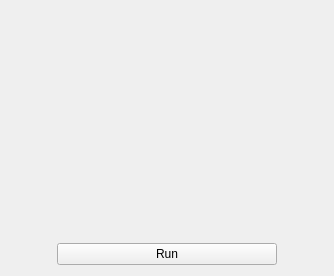
<?xml version="1.0" encoding="UTF-8"?>
<ui version="4.0">
 <class>GeodesicTrainingGUI</class>
 <widget class="QWidget" name="GeodesicTrainingGUI">
  <property name="geometry">
   <rect>
    <x>0</x>
    <y>0</y>
    <width>334</width>
    <height>276</height>
   </rect>
  </property>
  <property name="sizePolicy">
   <sizepolicy hsizetype="Fixed" vsizetype="Expanding">
    <horstretch>0</horstretch>
    <verstretch>0</verstretch>
   </sizepolicy>
  </property>
  <property name="minimumSize">
   <size>
    <width>250</width>
    <height>0</height>
   </size>
  </property>
  <property name="windowTitle">
   <string>Form</string>
  </property>
  <layout class="QVBoxLayout" name="verticalLayout">
   <item alignment="Qt::AlignHCenter|Qt::AlignTop">
    <widget class="QWidget" name="mitkDrawingToolContainer" native="true">
     <property name="sizePolicy">
      <sizepolicy hsizetype="Fixed" vsizetype="Expanding">
       <horstretch>0</horstretch>
       <verstretch>0</verstretch>
      </sizepolicy>
     </property>
     <property name="minimumSize">
      <size>
       <width>240</width>
       <height>0</height>
      </size>
     </property>
     <layout class="QVBoxLayout" name="verticalLayout_3"/>
    </widget>
   </item>
   <item>
    <spacer name="verticalSpacer">
     <property name="orientation">
      <enum>Qt::Vertical</enum>
     </property>
     <property name="sizeHint" stdset="0">
      <size>
       <width>20</width>
       <height>40</height>
      </size>
     </property>
    </spacer>
   </item>
   <item alignment="Qt::AlignHCenter|Qt::AlignBottom">
    <widget class="RunPushButton" name="pushButtonRun">
     <property name="sizePolicy">
      <sizepolicy hsizetype="Fixed" vsizetype="Fixed">
       <horstretch>0</horstretch>
       <verstretch>0</verstretch>
      </sizepolicy>
     </property>
     <property name="minimumSize">
      <size>
       <width>220</width>
       <height>0</height>
      </size>
     </property>
     <property name="text">
      <string>Run</string>
     </property>
    </widget>
   </item>
  </layout>
 </widget>
 <customwidgets>
  <customwidget>
   <class>RunPushButton</class>
   <extends>QPushButton</extends>
   <header>RunPushButton.h</header>
  </customwidget>
 </customwidgets>
 <resources/>
 <connections/>
</ui>
